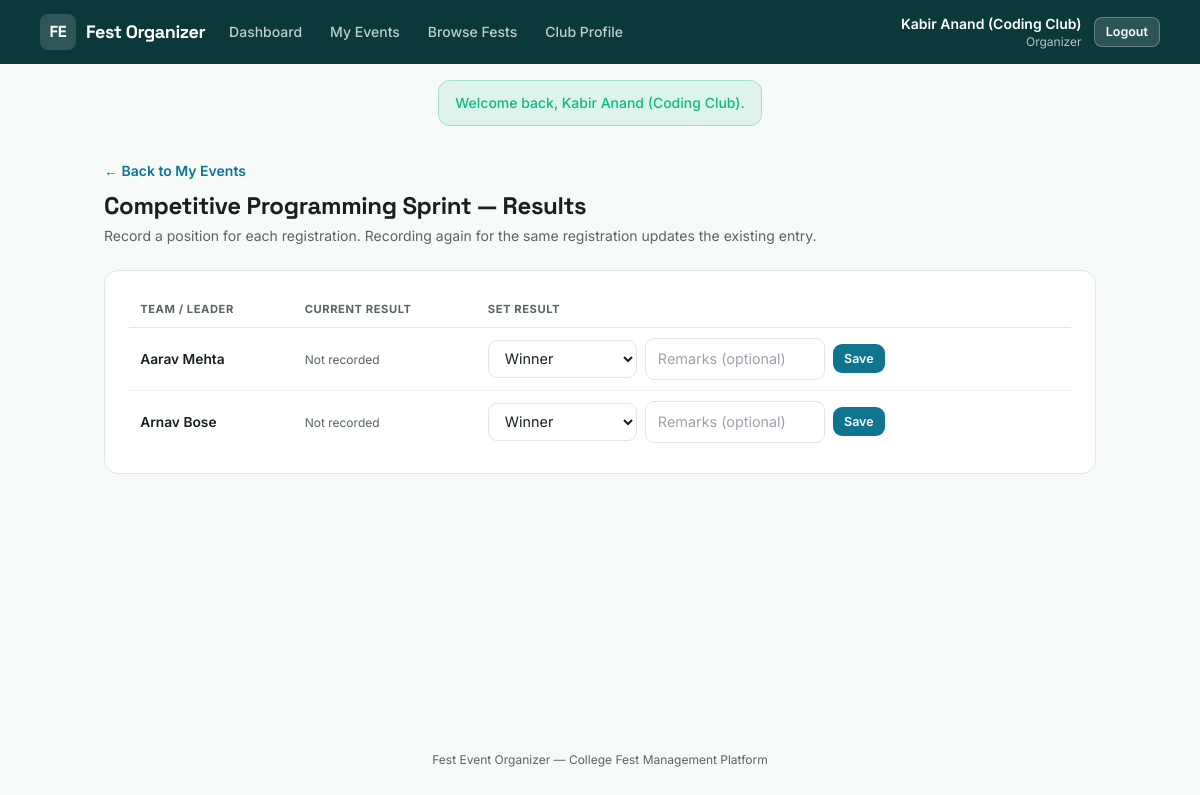
The page /index.php?route=organizer/events/results&id=4 (signed in) on the database its author committed.
### tables this page shows
CREATE TABLE events (
    id                INT AUTO_INCREMENT PRIMARY KEY,
    fest_id           INT NOT NULL,
    club_id           INT NOT NULL,
    title             VARCHAR(150) NOT NULL,
    slug              VARCHAR(160) NOT NULL,
    description       TEXT NOT NULL,
    category          ENUM('competition', 'workshop', 'show', 'seminar') NOT NULL,
    venue             VARCHAR(150) NOT NULL,
    start_time        DATETIME NOT NULL,
    end_time          DATETIME NOT NULL,
    capacity          INT NOT NULL,
    team_size_min     INT NOT NULL DEFAULT 1,
    team_size_max     INT NOT NULL DEFAULT 1,
    entry_fee         DECIMAL(8,2) NOT NULL DEFAULT 0.00,
    status            ENUM('pending', 'approved', 'rejected') NOT NULL DEFAULT 'pending',
    rejection_reason  VARCHAR(255) NULL,
    created_by        INT NOT NULL,
    created_at        TIMESTAMP NOT NULL DEFAULT CURRENT_TIMESTAMP,
    updated_at        TIMESTAMP NOT NULL DEFAULT CURRENT_TIMESTAMP ON UPDATE CURRENT_TIMESTAMP,
    UNIQUE KEY uniq_fest_slug (fest_id, slug),
    FOREIGN KEY (fest_id) REFERENCES fests(id) ON DELETE CASCADE,
    FOREIGN KEY (club_id) REFERENCES clubs(id),
    FOREIGN KEY (created_by) REFERENCES users(id)
);

CREATE TABLE registrations (
    id             INT AUTO_INCREMENT PRIMARY KEY,
    event_id       INT NOT NULL,
    leader_id      INT NOT NULL,
    team_name      VARCHAR(120) NULL,
    team_size      INT NOT NULL,
    epass_code     VARCHAR(20) NOT NULL UNIQUE,
    status         ENUM('confirmed', 'cancelled') NOT NULL DEFAULT 'confirmed',
    registered_at  TIMESTAMP NOT NULL DEFAULT CURRENT_TIMESTAMP,
    UNIQUE KEY uniq_leader_event (leader_id, event_id),
    FOREIGN KEY (event_id) REFERENCES events(id) ON DELETE CASCADE,
    FOREIGN KEY (leader_id) REFERENCES users(id)
);

CREATE TABLE users (
    id            INT AUTO_INCREMENT PRIMARY KEY,
    name          VARCHAR(100) NOT NULL,
    email         VARCHAR(150) NOT NULL UNIQUE,
    password      VARCHAR(255) NOT NULL,
    role          ENUM('super_admin', 'organizer', 'participant') NOT NULL,
    status        ENUM('active', 'inactive') NOT NULL DEFAULT 'active',
    college       VARCHAR(150) NULL,
    phone         VARCHAR(20) NULL,
    created_at    TIMESTAMP NOT NULL DEFAULT CURRENT_TIMESTAMP
);

### app/controllers/OrganizerController.php (called while the page is built, shortened)
<?php
require_once __DIR__ . '/../models/Event.php';
require_once __DIR__ . '/../models/Registration.php';
class OrganizerController
{
    public function resultsForm(): void
    {
        $id = (int)($_GET['id'] ?? 0);
        $event = Event::find($id);
        $registrations = Registration::forEvent($id);
        $resultsByRegistration = [];
        require __DIR__ . '/../views/organizer/results.php';
    }
}

### public/index.php (called while the page is built, shortened)
<?php
require_once __DIR__ . '/../core/helpers.php';
require_once __DIR__ . '/../core/Database.php';
require_once __DIR__ . '/../app/models/Event.php';
require_once __DIR__ . '/../app/models/Registration.php';
require_once __DIR__ . '/../app/controllers/OrganizerController.php';
$router = new Router();
$router->get('login', fn() => (new AuthController())->showLogin());
$router->post('login', fn() => (new AuthController())->login());
$router->get('register', fn() => (new AuthController())->showRegister());
$router->post('register', fn() => (new AuthController())->register());
$router->post('logout', fn() => (new AuthController())->logout());
$router->get('admin/dashboard', fn() => (new AdminController())->dashboard());
$router->get('admin/fests', fn() => (new AdminController())->fests());
$router->post('admin/fests/store', fn() => (new AdminController())->festStore());
$router->post('admin/fests/update', fn() => (new AdminController())->festUpdate());
$router->post('admin/fests/status', fn() => (new AdminController())->festStatus());
$router->get('admin/clubs', fn() => (new AdminController())->clubs());
$router->post('admin/clubs/store', fn() => (new AdminController())->clubStore());
$router->post('admin/clubs/status', fn() => (new AdminController())->clubStatus());
$router->get('admin/events', fn() => (new AdminController())->events());
$router->post('admin/events/approve', fn() => (new AdminController())->eventApprove());
$router->post('admin/events/reject', fn() => (new AdminController())->eventReject());
$router->get('admin/clashes', fn() => (new AdminController())->clashes());
$router->get('admin/results', fn() => (new AdminController())->results());
$router->get('organizer/dashboard', fn() => (new OrganizerController())->dashboard());
$router->get('organizer/events', fn() => (new OrganizerController())->events());
$router->get('organizer/events/new', fn() => (new OrganizerController())->eventNew());
$router->post('organizer/events/store', fn() => (new OrganizerController())->eventStore());
$router->get('organizer/events/edit', fn() => (new OrganizerController())->eventEdit());
$router->post('organizer/events/update', fn() => (new OrganizerController())->eventUpdate());
$router->get('organizer/events/roster', fn() => (new OrganizerController())->roster());
$router->post('organizer/registrations/verify', fn() => (new OrganizerController())->verifyEpass());
$router->get('organizer/events/results', fn() => (new OrganizerController())->resultsForm());
$router->post('organizer/results/store', fn() => (new OrganizerController())->resultStore());
$router->post('organizer/results/delete', fn() => (new OrganizerController())->resultDelete());
$router->get('organizer/club', fn() => (new OrganizerController())->profile());
$router->post('organizer/club/update', fn() => (new OrganizerController())->profileUpdate());
$router->get('organizer/fests', fn() => (new OrganizerController())->browseFests());
$router->get('organizer/fests/show', fn() => (new OrganizerController())->browseFestShow());
$router->get('participant/dashboard', fn() => (new ParticipantController())->dashboard());
$router->get('participant/fests', fn() => (new ParticipantController())->fests());
$router->get('participant/fests/show', fn() => (new ParticipantController())->festShow());
$router->get('participant/events/show', fn() => (new ParticipantController())->eventShow());
$router->post('participant/events/register', fn() => (new ParticipantController())->register());
$router->get('participant/registrations', fn() => (new ParticipantController())->registrations());
$router->post('participant/registrations/cancel', fn() => (new ParticipantController())->registrationCancel());
$router->get('participant/registrations/epass', fn() => (new ParticipantController())->epass());
$router->get('participant/certificates', fn() => (new ParticipantController())->certificates());
$router->get('participant/certificates/show', fn() => (new ParticipantController())->certificateShow());
$route = $_GET['route'] ?? '';
$router->dispatch($_SERVER['REQUEST_METHOD'], $route);

### core/Router.php (called while the page is built, shortened)
<?php
class Router
{
    private array $routes = ['GET' => [], 'POST' => []];
    public function get(string $route, callable $handler): void
    {
        $this->routes['GET'][$route] = $handler;
    }
    public function post(string $route, callable $handler): void
    {
        $this->routes['POST'][$route] = $handler;
    }
    public function dispatch(string $method, string $route): void
    {
        $handler = $this->routes[$method][$route] ?? null;
        try {
            $handler();
        } catch (Throwable $e) {
            error_log($e->getMessage());
            http_response_code(500);
            require __DIR__ . '/../app/views/errors/500.php';
        }
    }
}

### core/Database.php (called while the page is built)
<?php
class Database
{
    private static ?PDO $instance = null;
    public static function connect(): PDO
    {
        if (self::$instance === null) {
            $config = require __DIR__ . '/../config/database.php';
            $dsn = sprintf(
                'mysql:host=%s;port=%d;dbname=%s;charset=%s',
                $config['host'],
                $config['port'],
                $config['database'],
                $config['charset']
            );
            self::$instance = new PDO($dsn, $config['username'], $config['password'], [
                PDO::ATTR_ERRMODE            => PDO::ERRMODE_EXCEPTION,
                PDO::ATTR_DEFAULT_FETCH_MODE => PDO::FETCH_ASSOC,
                PDO::ATTR_EMULATE_PREPARES   => false,
            ]);
        }
        return self::$instance;
    }
}

### app/models/Event.php (called while the page is built, shortened)
<?php
require_once __DIR__ . '/../../core/Database.php';
class Event
{
    public static function find(int $id): ?array
    {
        $stmt = Database::connect()->prepare(
            "SELECT ev.*, f.name AS fest_name, f.slug AS fest_slug, f.status AS fest_status,
                    c.name AS club_name, c.status AS club_status,
                    (SELECT COALESCE(SUM(r.team_size), 0) FROM registrations r WHERE r.event_id = ev.id AND r.status = 'confirmed') AS seats_taken
             FROM events ev
             JOIN fests f ON f.id = ev.fest_id
             JOIN clubs c ON c.id = ev.club_id
             WHERE ev.id = ?"
        );
        $stmt->execute([$id]);
        $row = $stmt->fetch();
        return $row ?: null;
    }
}

### core/helpers.php (called while the page is built, shortened)
<?php
function e(?string $value): string
{
    return htmlspecialchars($value ?? '', ENT_QUOTES, 'UTF-8');
}

### app/models/Registration.php (called while the page is built, shortened)
<?php
require_once __DIR__ . '/../../core/Database.php';
class Registration
{
    public static function forEvent(int $eventId): array
    {
        $stmt = Database::connect()->prepare(
            "SELECT r.*, u.name AS leader_name, u.email AS leader_email, u.college AS leader_college
             FROM registrations r JOIN users u ON u.id = r.leader_id
             WHERE r.event_id = ? AND r.status = 'confirmed'
             ORDER BY r.registered_at"
        );
        $stmt->execute([$eventId]);
        return $stmt->fetchAll();
    }
}

### app/views/organizer/results.php (the view, shortened to what this page needs)
<?php $pageTitle = 'Record Results'; require __DIR__ . '/../partials/header.php'; require __DIR__ . '/../partials/navbar.php'; require __DIR__ . '/../partials/flash.php'; ?>
<main class="max-w-5xl mx-auto px-4 py-8 flex-1 w-full">
    <a href="/index.php?route=organizer/events" class="text-cyan text-sm font-semibold hover:underline">&larr; Back to My Events</a>
    <h1 class="font-display text-2xl font-bold mt-2 mb-1"><?= e($event['title']) ?> &mdash; Results</h1>
    <p class="text-slateink text-sm mb-6">Record a position for each registration. Recording again for the same registration updates the existing entry.</p>
    <?php if (empty($registrations)): ?>
        <div class="card"><p class="empty-state">No registrations to record results for yet.</p></div>
    <?php else: ?>
        <div class="card">
            <div class="table-scroll">
            <table class="data-table">
                <thead><tr><th>Team / Leader</th><th>Current Result</th><th>Set Result</th></tr></thead>
                <tbody>
                <?php foreach ($registrations as $r):
                    $existing = $resultsByRegistration[(int)$r['id']] ?? null; ?>
                    <tr>
                        <td class="font-semibold"><?= e($r['team_name'] ?: $r['leader_name']) ?></td>
                        <td>
                            <?php if ($existing): ?>
                                <?php $posBadge = ['winner' => 'badge-gold', 'runner_up' => 'badge-teal', 'second_runner_up' => 'badge-cyan', 'participant' => 'badge-slate'][$existing['position']]; ?>
                                <span class="badge <?= $posBadge ?>"><?= e(str_replace('_', ' ', $existing['position'])) ?></span>
                            <?php else: ?>
                                <span class="text-xs text-slateink">Not recorded</span>
                            <?php endif; ?>
                        </td>
                        <td>
                            <form method="POST" action="/index.php?route=organizer/results/store" class="flex gap-2 flex-wrap items-center">
                                <select name="position" class="field-select" style="width:auto">
                                    <?php foreach (['winner' => 'Winner', 'runner_up' => 'Runner-up', 'second_runner_up' => '2nd Runner-up', 'participant' => 'Participant'] as $val => $label): ?>
                                        <option value="<?= $val ?>" <?= ($existing['position'] ?? '') === $val ? 'selected' : '' ?>><?= $label ?></option>
                                    <?php endforeach; ?>
                                </select>
                                <input type="text" name="remarks" placeholder="Remarks (optional)" value="<?= e($existing['remarks'] ?? '') ?>" class="field-input" style="width:180px">
                                <button type="submit" class="btn-primary btn-sm">Save</button>
                            </form>
                        </td>
                    </tr>
                <?php endforeach; ?>
                </tbody>
            </table>
            </div>
        </div>
    <?php endif; ?>
</main>
<?php require __DIR__ . '/../partials/footer.php'; ?>

### public/assets/css/style.css (style rules this page uses)
* { box-sizing: border-box; }
h1, h2, h3, h4, .font-display { font-family: 'Space Grotesk', sans-serif; letter-spacing: -0.015em; }
.card { background: #fff; border: 1px solid #DCE9E7; border-radius: 14px; padding: 1.25rem 1.5rem; margin-bottom: 1.25rem; }
.btn-primary { background: #0E7490; color: #fff; border-radius: 9px; padding: 0.55rem 1.15rem; font-weight: 600; font-size: 0.88rem; display: inline-flex; align-items: center; justify-content: center; gap: .4rem; border: none; cursor: pointer; transition: background .15s, transform .15s; }
.btn-sm { padding: 0.32rem 0.7rem; font-size: 0.78rem; }
.field-input, .field-textarea, .field-select { width: 100%; border: 1px solid #DCE9E7; border-radius: 9px; padding: 0.55rem 0.75rem; font-size: 0.9rem; background: #fff; color: #16211F; font-family: 'Inter', sans-serif; }
.table-scroll { overflow-x: auto; }
.data-table { width: 100%; border-collapse: collapse; font-size: 0.86rem; }
.data-table th { text-align: left; padding: 0.6rem 0.7rem; color: #56675F; font-weight: 700; font-size: 0.7rem; text-transform: uppercase; letter-spacing: 0.05em; border-bottom: 1px solid #DCE9E7; }
.data-table td { padding: 0.65rem 0.7rem; border-bottom: 1px solid #F0F4F3; vertical-align: middle; }
.data-table tr:last-child td { border-bottom: none; }

### rows shown on the page
events: title "Competitive Programming Sprint"
registrations: leader.name "Aarav Mehta"
registrations: leader.name "Arnav Bose"

### other values the page prints
$label "Dashboard"
$label "My Events"
$label "Browse Fests"
$label "Club Profile"
Auth::name() "Kabir Anand (Coding Club)"
str_replace('_', ' ', $role ?? '') "Organizer"
$success "Welcome back, Kabir Anand (Coding Club)."
form field position "Winner"
